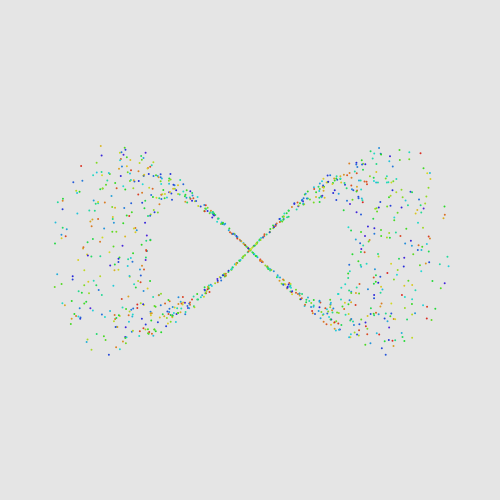
Frame 1 (no input)
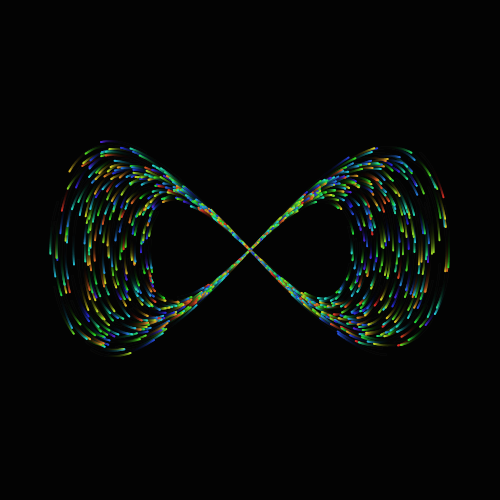
Frame 60 (no input)
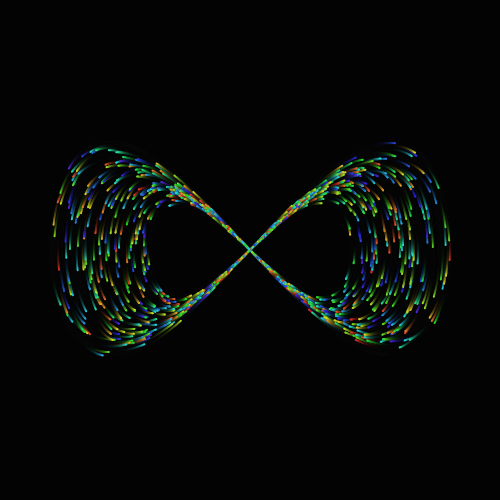
Frame 120 (the mouse pressed at the canvas centre since frame 60)

The p5.js sketch that drew these frames (run headless with seeded random() and noise() and a simulated clock; from frame 60 on, the mouse is pressed at the canvas centre):

// p5.js sketch
// ── sketch.js
var loopFrame = 180;
var recorder;
var canvas;

let ps = [];
function setup() {
  // recorder = new P5Recorder({ gifLength: 100 });
  createCanvas(500, 500);
  colorMode(HSL);

  for (let i = 0; i < 1000; i++) {
    ps.push({ r: random(0, 1), s: random(-0.1, 0.1), c: random(0, 255) });
  }
}

let t = 0;
let r = 100;
function draw() {
  background(0, 0.1);
  translate(width / 2, height / 2);
  strokeWeight(2);
  for (let i = 0; i < ps.length; i++) {
    stroke(ps[i].c, 70, 50);
    let ra = r * ps[i].r + 100;
    let x = ra * cos(t + i);
    let y = ra * sin(t + i) * cos(t + i) * (ps[i].s + 1);
    point(x, y);
  }
  t += 0.005;

  // recorder.capture(frameCount);
}

// ── vector.js
// Helper functions for making vectors and whatnot

function vec(x, y) {
  return { x, y };
}

let dirs = [vec(0, 1), vec(0, -1), vec(-1, 0), vec(1, 0)];

function line_(a, b) {
  line(a.x, a.y, b.x, b.y);
}

function add(a, b) {
  if (typeof b === "number") {
    return { x: a.x + b, y: a.y + b };
  } else {
    return { x: a.x + b.x, y: a.y + b.y };
  }
}

function magnitude(vector) {
  mag(vector.x, vector.y);
}

function normalize(vector) {
  let m = magnitude(vector);
  return vec(vector.x / m, vector.y / m);
}

function mul(a, s) {
  return { x: a.x * s, y: a.y * s };
}
